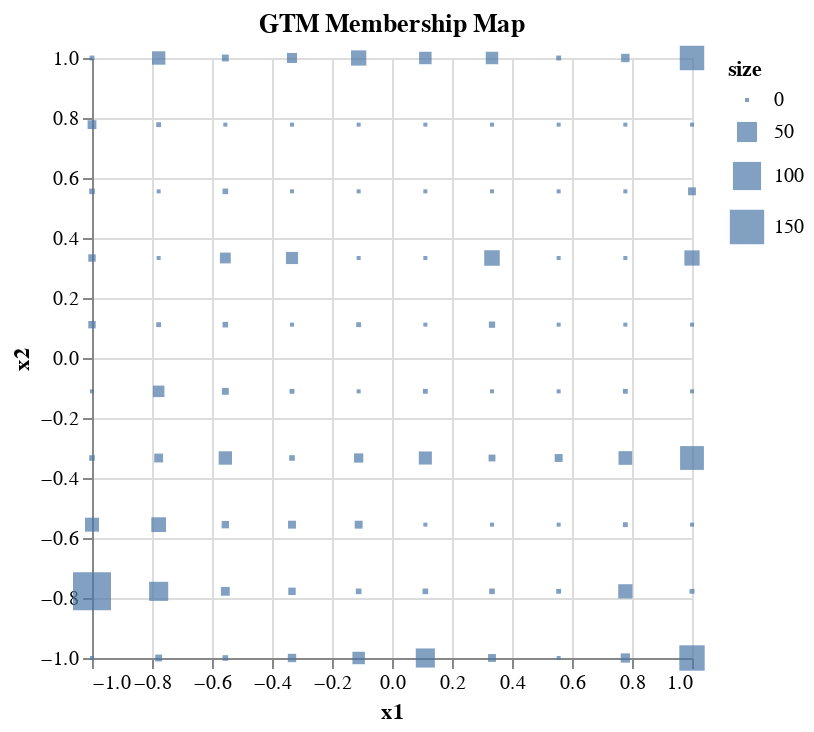

This figure's notebook cell:
### Code cell
# Each example in data space is asociated with a location in 2D space. The mapping depends on using either
# matMeans, or matModes. For example if a dataspace example is associated with a particular node, the mean position
# or median position of the datapoints associated with that Gaussian are used to map it to a point in 2D space. During training,
# the Gaussian center is alocated a position in data space based on the mean or median of points associated with it based on 
# responsibility. It is this mean or median that is used in combination with the wieghted contributions of all Gaussians
# that is used to to map the data point to 2D space. Subsequently, we can create a histogram of locations of each example in 2D space. Therefore,
# matMeans and matModes contains the positions of example in 2D space. 
# Create a 2D histogram, H contains the histogram values in a 2D array, this can be used to generate our plot with altair.
# This is like the number of examples associated with each cluster.

H, xedges, yedges = np.histogram2d(gtm_model.matMeans[:,0],gtm_model.matMeans[:,1],[10,10])
# H, xedges, yedges = np.histogram2d(transformed.matMeans[:,0],transformed.matMeans[:,1],[10,10])

dfmap = pd.DataFrame(gtm_model.matX, columns=["x1", "x2"])
# dfmap = pd.DataFrame(transformed.matX, columns=["x1", "x2"])

dfmap['size'] = H.flatten()

alt.Chart(dfmap).mark_square().encode(
    x='x1',
    y='x2',
    #color=alt.Color('label:Q',
    #                scale=alt.Scale(scheme='viridis')),
    size='size',
    tooltip=['x1','x2','size'],
    #opacity='density'
).properties(title = "GTM Membership Map",width = 300, height = 300)

### Figure 1 — Vega-Lite specification as saved in the notebook (floating-point values rounded to 4 significant figures)
{"config": {"view": {"continuousWidth": 300, "continuousHeight": 300}}, "data": {"name": "data-ae5e5ece2c51a2cc93a31e5d4cd8e77e"}, "mark": {"type": "square"}, "encoding": {"size": {"field": "size", "type": "quantitative"}, "tooltip": [{"field": "x1", "type": "quantitative"}, {"field": "x2", "type": "quantitative"}, {"field": "size", "type": "quantitative"}], "x": {"field": "x1", "type": "quantitative"}, "y": {"field": "x2", "type": "quantitative"}}, "height": 300, "title": "GTM Membership Map", "width": 300, "$schema": "https://vega.github.io/schema/vega-lite/v5.14.1.json", "datasets": {"data-ae5e5ece2c51a2cc93a31e5d4cd8e77e": [{"x1": -1.0, "x2": -1.0, "size": 0.0}, {"x1": -1.0, "x2": -0.7778, "size": 184.0}, {"x1": -1.0, "x2": -0.5556, "size": 23.0}, {"x1": -1.0, "x2": -0.3333, "size": 2.0}, {"x1": -1.0, "x2": -0.1111, "size": 0.0}, {"x1": -1.0, "x2": 0.1111, "size": 5.0}, {"x1": -1.0, "x2": 0.3333, "size": 5.0}, {"x1": -1.0, "x2": 0.5556, "size": 2.0}, {"x1": -1.0, "x2": 0.7778, "size": 8.0}, {"x1": -1.0, "x2": 1.0, "size": 1.0}, {"x1": -0.7778, "x2": -1.0, "size": 4.0}, {"x1": -0.7778, "x2": -0.7778, "size": 45.0}, {"x1": -0.7778, "x2": -0.5556, "size": 26.0}, {"x1": -0.7778, "x2": -0.3333, "size": 8.0}, {"x1": -0.7778, "x2": -0.1111, "size": 15.0}, {"x1": -0.7778, "x2": 0.1111, "size": 1.0}, {"x1": -0.7778, "x2": 0.3333, "size": 0.0}, {"x1": -0.7778, "x2": 0.5556, "size": 0.0}, {"x1": -0.7778, "x2": 0.7778, "size": 1.0}, {"x1": -0.7778, "x2": 1.0, "size": 21.0}, {"x1": -0.5556, "x2": -1.0, "size": 2.0}, {"x1": -0.5556, "x2": -0.7778, "size": 8.0}, {"x1": -0.5556, "x2": -0.5556, "size": 5.0}, {"x1": -0.5556, "x2": -0.3333, "size": 21.0}, {"x1": -0.5556, "x2": -0.1111, "size": 4.0}, {"x1": -0.5556, "x2": 0.1111, "size": 2.0}, {"x1": -0.5556, "x2": 0.3333, "size": 13.0}, {"x1": -0.5556, "x2": 0.5556, "size": 2.0}, {"x1": -0.5556, "x2": 0.7778, "size": 0.0}, {"x1": -0.5556, "x2": 1.0, "size": 4.0}, {"x1": -0.3333, "x2": -1.0, "size": 7.0}, {"x1": -0.3333, "x2": -0.7778, "size": 5.0}, {"x1": -0.3333, "x2": -0.5556, "size": 6.0}, {"x1": -0.3333, "x2": -0.3333, "size": 2.0}, {"x1": -0.3333, "x2": -0.1111, "size": 1.0}, {"x1": -0.3333, "x2": 0.1111, "size": 0.0}, {"x1": -0.3333, "x2": 0.3333, "size": 17.0}, {"x1": -0.3333, "x2": 0.5556, "size": 0.0}, {"x1": -0.3333, "x2": 0.7778, "size": 0.0}, {"x1": -0.3333, "x2": 1.0, "size": 11.0}, {"x1": -0.1111, "x2": -1.0, "size": 18.0}, {"x1": -0.1111, "x2": -0.7778, "size": 2.0}, {"x1": -0.1111, "x2": -0.5556, "size": 6.0}, {"x1": -0.1111, "x2": -0.3333, "size": 9.0}, {"x1": -0.1111, "x2": -0.1111, "size": 0.0}, {"x1": -0.1111, "x2": 0.1111, "size": 1.0}, {"x1": -0.1111, "x2": 0.3333, "size": 0.0}, {"x1": -0.1111, "x2": 0.5556, "size": 0.0}, {"x1": -0.1111, "x2": 0.7778, "size": 0.0}, {"x1": -0.1111, "x2": 1.0, "size": 28.0}, {"x1": 0.1111, "x2": -1.0, "size": 45.0}, {"x1": 0.1111, "x2": -0.7778, "size": 2.0}, {"x1": 0.1111, "x2": -0.5556, "size": 0.0}, {"x1": 0.1111, "x2": -0.3333, "size": 20.0}, {"x1": 0.1111, "x2": -0.1111, "size": 1.0}, {"x1": 0.1111, "x2": 0.1111, "size": 0.0}, {"x1": 0.1111, "x2": 0.3333, "size": 0.0}, {"x1": 0.1111, "x2": 0.5556, "size": 0.0}, {"x1": 0.1111, "x2": 0.7778, "size": 0.0}, {"x1": 0.1111, "x2": 1.0, "size": 18.0}, {"x1": 0.3333, "x2": -1.0, "size": 6.0}, {"x1": 0.3333, "x2": -0.7778, "size": 2.0}, {"x1": 0.3333, "x2": -0.5556, "size": 0.0}, {"x1": 0.3333, "x2": -0.3333, "size": 4.0}, {"x1": 0.3333, "x2": -0.1111, "size": 0.0}, {"x1": 0.3333, "x2": 0.1111, "size": 3.0}, {"x1": 0.3333, "x2": 0.3333, "size": 29.0}, {"x1": 0.3333, "x2": 0.5556, "size": 0.0}, {"x1": 0.3333, "x2": 0.7778, "size": 0.0}, {"x1": 0.3333, "x2": 1.0, "size": 18.0}, {"x1": 0.5556, "x2": -1.0, "size": 0.0}, {"x1": 0.5556, "x2": -0.7778, "size": 1.0}, {"x1": 0.5556, "x2": -0.5556, "size": 0.0}, {"x1": 0.5556, "x2": -0.3333, "size": 6.0}, {"x1": 0.5556, "x2": -0.1111, "size": 0.0}, {"x1": 0.5556, "x2": 0.1111, "size": 0.0}, {"x1": 0.5556, "x2": 0.3333, "size": 0.0}, {"x1": 0.5556, "x2": 0.5556, "size": 0.0}, {"x1": 0.5556, "x2": 0.7778, "size": 0.0}, {"x1": 0.5556, "x2": 1.0, "size": 1.0}, {"x1": 0.7778, "x2": -1.0, "size": 9.0}, {"x1": 0.7778, "x2": -0.7778, "size": 24.0}, {"x1": 0.7778, "x2": -0.5556, "size": 1.0}, {"x1": 0.7778, "x2": -0.3333, "size": 22.0}, {"x1": 0.7778, "x2": -0.1111, "size": 1.0}, {"x1": 0.7778, "x2": 0.1111, "size": 0.0}, {"x1": 0.7778, "x2": 0.3333, "size": 0.0}, {"x1": 0.7778, "x2": 0.5556, "size": 0.0}, {"x1": 0.7778, "x2": 0.7778, "size": 0.0}, {"x1": 0.7778, "x2": 1.0, "size": 7.0}, {"x1": 1.0, "x2": -1.0, "size": 81.0}, {"x1": 1.0, "x2": -0.7778, "size": 1.0}, {"x1": 1.0, "x2": -0.5556, "size": 0.0}, {"x1": 1.0, "x2": -0.3333, "size": 71.0}, {"x1": 1.0, "x2": -0.1111, "size": 0.0}, {"x1": 1.0, "x2": 0.1111, "size": 0.0}, {"x1": 1.0, "x2": 0.3333, "size": 28.0}, {"x1": 1.0, "x2": 0.5556, "size": 6.0}, {"x1": 1.0, "x2": 0.7778, "size": 0.0}, {"x1": 1.0, "x2": 1.0, "size": 75.0}]}}
